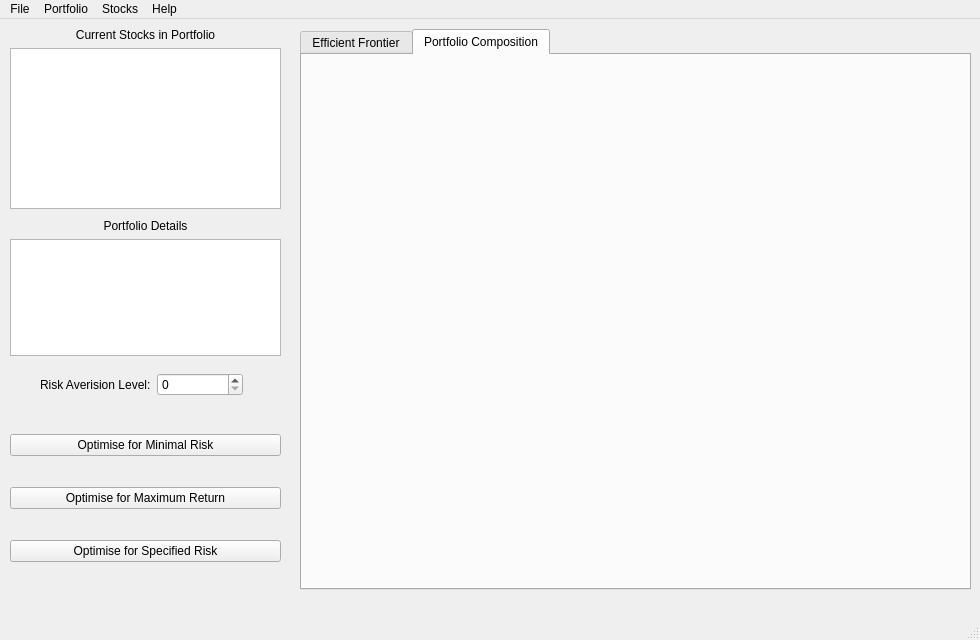
<?xml version="1.0" encoding="UTF-8"?>
<ui version="4.0">
 <class>MainWindow</class>
 <widget class="QMainWindow" name="MainWindow">
  <property name="geometry">
   <rect>
    <x>0</x>
    <y>0</y>
    <width>980</width>
    <height>640</height>
   </rect>
  </property>
  <property name="minimumSize">
   <size>
    <width>980</width>
    <height>640</height>
   </size>
  </property>
  <property name="maximumSize">
   <size>
    <width>980</width>
    <height>640</height>
   </size>
  </property>
  <property name="windowTitle">
   <string>Portfolio Optimiser</string>
  </property>
  <widget class="QWidget" name="centralwidget">
   <widget class="QWidget" name="verticalLayoutWidget">
    <property name="geometry">
     <rect>
      <x>10</x>
      <y>200</y>
      <width>271</width>
      <height>137</height>
     </rect>
    </property>
    <layout class="QVBoxLayout" name="verticalLayout_4">
     <item>
      <widget class="QLabel" name="label_5">
       <property name="text">
        <string>Portfolio Details</string>
       </property>
       <property name="alignment">
        <set>Qt::AlignCenter</set>
       </property>
      </widget>
     </item>
     <item>
      <widget class="QTextEdit" name="portfolioDetailsText">
       <property name="textInteractionFlags">
        <set>Qt::NoTextInteraction</set>
       </property>
      </widget>
     </item>
    </layout>
   </widget>
   <widget class="QWidget" name="verticalLayoutWidget_2">
    <property name="geometry">
     <rect>
      <x>10</x>
      <y>9</y>
      <width>271</width>
      <height>181</height>
     </rect>
    </property>
    <layout class="QVBoxLayout" name="verticalLayout_5">
     <item>
      <widget class="QLabel" name="label">
       <property name="text">
        <string>Current Stocks in Portfolio</string>
       </property>
       <property name="scaledContents">
        <bool>false</bool>
       </property>
       <property name="alignment">
        <set>Qt::AlignCenter</set>
       </property>
       <property name="wordWrap">
        <bool>true</bool>
       </property>
      </widget>
     </item>
     <item>
      <widget class="QListWidget" name="portfolioStockList">
       <property name="editTriggers">
        <set>QAbstractItemView::NoEditTriggers</set>
       </property>
      </widget>
     </item>
    </layout>
   </widget>
   <widget class="QWidget" name="verticalLayoutWidget_3">
    <property name="geometry">
     <rect>
      <x>10</x>
      <y>390</y>
      <width>271</width>
      <height>181</height>
     </rect>
    </property>
    <layout class="QVBoxLayout" name="verticalLayout_6">
     <item>
      <widget class="QPushButton" name="minimalRisk">
       <property name="text">
        <string>Optimise for Minimal Risk</string>
       </property>
      </widget>
     </item>
     <item>
      <widget class="QPushButton" name="maximumReturn">
       <property name="text">
        <string>Optimise for Maximum Return</string>
       </property>
      </widget>
     </item>
     <item>
      <widget class="QPushButton" name="specifiedRisk">
       <property name="text">
        <string>Optimise for Specified Risk</string>
       </property>
      </widget>
     </item>
    </layout>
   </widget>
   <widget class="QWidget" name="horizontalLayoutWidget_2">
    <property name="geometry">
     <rect>
      <x>40</x>
      <y>350</y>
      <width>203</width>
      <height>31</height>
     </rect>
    </property>
    <layout class="QHBoxLayout" name="horizontalLayout_2">
     <item>
      <widget class="QLabel" name="label_2">
       <property name="text">
        <string>Risk Averision Level:</string>
       </property>
      </widget>
     </item>
     <item>
      <widget class="QSpinBox" name="riskAversion">
       <property name="maximum">
        <number>10</number>
       </property>
      </widget>
     </item>
    </layout>
   </widget>
   <widget class="QWidget" name="gridLayoutWidget">
    <property name="geometry">
     <rect>
      <x>300</x>
      <y>10</y>
      <width>671</width>
      <height>561</height>
     </rect>
    </property>
    <layout class="QGridLayout" name="gridLayout">
     <item row="0" column="0">
      <widget class="QTabWidget" name="tabWidget">
       <property name="currentIndex">
        <number>1</number>
       </property>
       <widget class="QWidget" name="graph5">
        <attribute name="title">
         <string>Efficient Frontier</string>
        </attribute>
        <layout class="QGridLayout" name="gridLayout_3">
         <item row="0" column="0">
          <layout class="QGridLayout" name="graphLayout5"/>
         </item>
        </layout>
       </widget>
       <widget class="QWidget" name="graph6">
        <attribute name="title">
         <string>Portfolio Composition</string>
        </attribute>
        <layout class="QGridLayout" name="gridLayout_5">
         <item row="0" column="0">
          <layout class="QGridLayout" name="graphLayout6"/>
         </item>
        </layout>
       </widget>
      </widget>
     </item>
    </layout>
   </widget>
  </widget>
  <widget class="QMenuBar" name="menubar">
   <property name="geometry">
    <rect>
     <x>0</x>
     <y>0</y>
     <width>980</width>
     <height>31</height>
    </rect>
   </property>
   <widget class="QMenu" name="menuPortfolio">
    <property name="title">
     <string>Portfolio</string>
    </property>
    <addaction name="actionChoose_Stocks"/>
   </widget>
   <widget class="QMenu" name="menuStocks">
    <property name="title">
     <string>Stocks</string>
    </property>
    <addaction name="actionStock_Performance"/>
    <addaction name="actionStock_Analysis"/>
   </widget>
   <widget class="QMenu" name="menuAbout">
    <property name="title">
     <string>Help</string>
    </property>
    <addaction name="actionAbout"/>
    <addaction name="actionGuide"/>
   </widget>
   <widget class="QMenu" name="menuFile">
    <property name="title">
     <string>File</string>
    </property>
    <addaction name="actionClose"/>
   </widget>
   <addaction name="menuFile"/>
   <addaction name="menuPortfolio"/>
   <addaction name="menuStocks"/>
   <addaction name="menuAbout"/>
  </widget>
  <widget class="QStatusBar" name="statusbar"/>
  <action name="actionChoose_Stocks">
   <property name="text">
    <string>Choose Stocks</string>
   </property>
  </action>
  <action name="actionStock_Performance">
   <property name="text">
    <string>All Stock Performance</string>
   </property>
  </action>
  <action name="actionStock_Analysis">
   <property name="text">
    <string>Stock Analysis</string>
   </property>
  </action>
  <action name="actionAbout">
   <property name="text">
    <string>About</string>
   </property>
  </action>
  <action name="actionClose">
   <property name="text">
    <string>Close</string>
   </property>
  </action>
  <action name="actionGuide">
   <property name="text">
    <string>Guide</string>
   </property>
  </action>
 </widget>
 <resources/>
 <connections/>
</ui>
